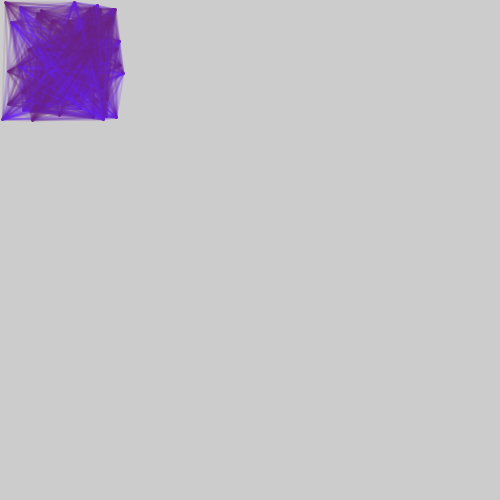
Frame 1 (no input)
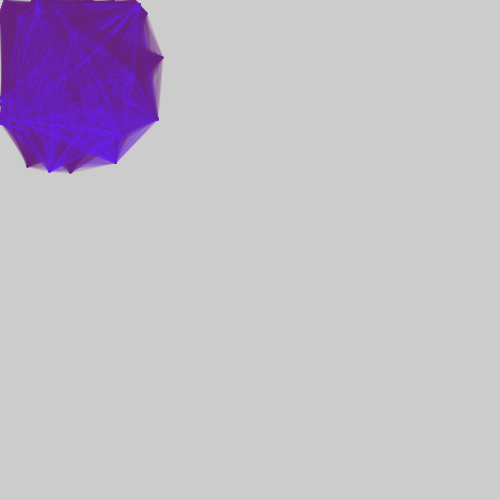
Frame 60 (the mouse pressed at the canvas centre just before this capture)
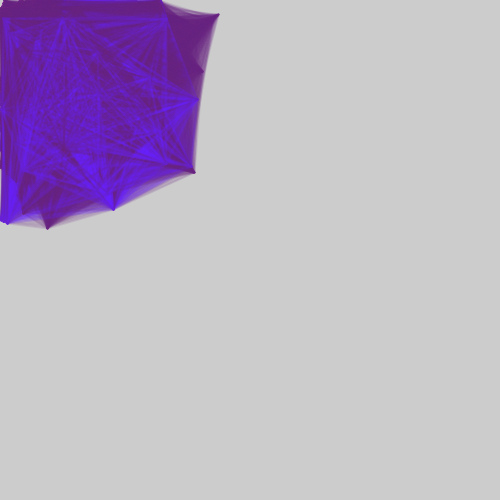
Frame 120 (the mouse held since frame 60 and released just before this capture)

The Processing sketch that drew these frames (run headless with seeded random() and noise(); from frame 60 on, the mouse is pressed at the canvas centre):

// Processing sketch: processing_152227
// ── processing_152227.pde

/*
 * Creative Coding
 * Week 3, 06 - rule-based system
 * by Indae Hwang and Jon McCormack
 * Copyright (c) 2014 Monash University
 *
 * This sketch draws a series of moving Elements (circles) according to the following rules:
 * - start from a random position and move in a constant random direction
 * - if the point reaches the boundary of the screen move in the opposite direction with new velocity
 * - if the circles intersect then draw a line connecting their centres, colouring the line based on the circle being odd or even
 */

float[] x;      // position
float[] y;
float[] xInc;   // change per frame
float[] yInc;
int numArray;   // number of elements

float proximity;  // if distance between elements < proximity then draw a line between them

void setup() {
  size(500, 500);

  numArray = 75;

  // allocate arrays
  x= new float[numArray];
  y= new float[numArray];
  xInc= new float[numArray];
  yInc= new float[numArray];

  proximity = 150;   // influence distance

  // random starting position and direction
  for (int i=0; i<numArray; i++) {
    x[i] = random(width/4);
    y[i] = random(height/4);
    xInc[i] = random(-1, 1);
    yInc[i] = random(-1, 1);
  }

  strokeWeight(2);
}

void draw() {

  //background(random(50), random(20), random(180), 50);

  // iterate over each point
  for (int i=0; i<numArray; i++) {

    x[i] += xInc[i];
    y[i] += yInc[i];

    // bounce off the sides of the window
    if (x[i] > width -1 || x[i] < 1) {
      xInc[i] = xInc[i] > 0 ? -random(2) : random(2);
    }

    if (y[i] > height -1 || y[i] < 1 ) {
      yInc[i] = yInc[i] > 0 ? -random(2) : random(2);
    }

    //drawElement(x[i], y[i], xInc[i], yInc[i]);
  }

  for (int i=0; i<numArray; i++) {
    for (int j=0; j<i; j++) {
      float dist = dist(x[i], y[i], x[j], y[j]  );
      if (dist < proximity) {
        if (i%2 == 0 || j%2==0) {
          stroke(105, 30, 130, 30);
        } 
        else {
          stroke(100, 30, 255, 50);
        }
        line(x[i], y[i], x[j], y[j]  );
      }
    }
  }
}

void drawElement(float x, float y, float dx, float dy ) {

  // draw the point in red
  noFill();
  stroke(255, 30, 0);
  point(x, y);

  // draw an arrow in the current direction of travel
  stroke(25, 100);
  float endX = x + (dx*20);
  float endY = y + (dy*20);
  float arX = x + (dx*15);
  float arY = y + (dy*15);
  line(x, y, endX, endY);
  line(endX, endY, arX + (dy * 5), arY - (dx * 5));
  line(endX, endY, arX - (dy * 5), arY + (dx * 5));


  // draw the boundary of proximity
  stroke(55, 10);
  ellipse(x, y, proximity, proximity);
}
